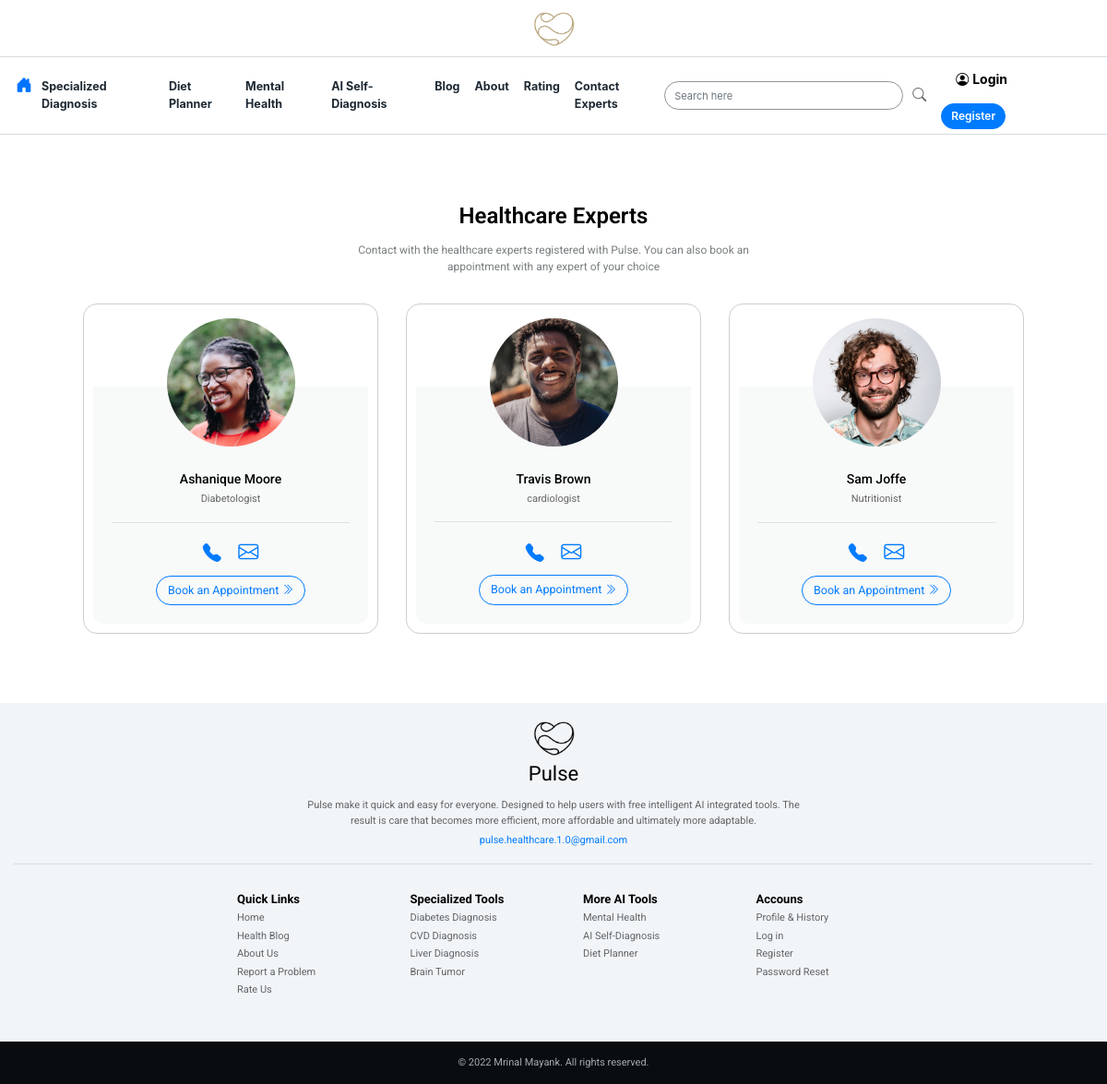
Page /healthcareexperts/ on the committed database.
### MAINAPP/models.py (models this page shows, shortened)
class HealthcareExpert(models.Model):
	expert_username = models.CharField(max_length= 1000)
	expert_name = models.CharField(max_length= 1000, blank=True)
	expert_email = models.CharField(max_length= 1000,blank=True)
	expert_designation= models.CharField(max_length= 2000)
	expert_specialization= models.CharField(max_length= 4000)
	expert_address= models.CharField(max_length= 4000)
	expert_contact= models.CharField(max_length= 1000)
	expert_image = models.ImageField(null=True, blank=True)
	@property
	def expert_imageURL(self):
		try:
			url = self.expert_image.url
		except:
			url = ''
		return url

### MAINAPP/views.py (the view)
# urls.py: path('healthcareexperts/', views.healthcareexperts,name='healthcareexperts'),
def healthcareexperts(request):
	experts = HealthcareExpert.objects.all()
	context = {'experts':experts}
	return render(request, 'MAINAPP/healthcareexperts.html', context)

### templates/MAINAPP/healthcareexperts.html (shortened to what this page needs)
{%  extends 'MAINAPP/home.html' %}
{% load static %}
{% block content %}
<div class="bground1 container" style="padding:5%">
  <div class="col-lg-6 container">
    <p style="margin:10px;font-size:24px;font-weight:600;color:black;font-family: 'Roboto', sans-serif;text-align:center">Healthcare Experts</p>
    <p  style="text-align:center;padding:0px;font-size:12px;color:#797D7F;font-weight:400;font-family: 'Roboto', sans-serif;">Contact with the healthcare experts registered with Pulse. You can also book an appointment with any expert of your choice</p>
  </div>
  <div class="row">
    {% for i in experts %}
    <div class="col-lg-4 col-md-6 col-sm-10" style="margin-left:auto;margin-right:auto;display:flex;flex-wrap:wrap;padding:15px;">
      <div class="" style="width:100%;border-radius:15px;border:1px solid #CACFD2;padding:10px;">
        <div class="text-center">
          <img class="sharp"src="{{ i.expert_imageURL }}"  style="width:140px;padding:5px;border-radius:300px;width:50%" >
        </div>
        <div class="" style="background:#F8F9F9;padding:20px;margin-top:-70px;border-radius:0px 0px 10px 10px ">
          <p style="margin:3px;font-size:14px;font-weight:500;color:black;font-family: 'Roboto', sans-serif;text-align:center">{{i.expert_name}}</p>
          <p style="text-align:center;font-size:11px;font-weight:400;color:	 #666666;font-family: 'Roboto', sans-serif;">{{i.expert_designation}}</p>
          <hr>
          <div class="text-center">
            <label ><a href="tel:{{ i.expert_contact }}"><i class="bi bi-telephone-fill" style="margin:7px;font-size:20px;"></i></a></label>
           <label ><a href="mailto:{{ i.expert_email }}"><i class="bi bi-envelope" style="margin:7px;font-size:22px;"></i></a></label>
           <br>
           <a class="btn btn-outline-primary"data-product="{{ i.id }}"  href="{% url 'appointment' i.id %}" style="font-family: 'Roboto', sans-serif;border-radius:30px;border-width:1px;font-size:12.5px;margin:auto;font-weight:400;">Book an Appointment <i class="bi bi-chevron-double-right"></i></a>
          </div>
        </div>
      </div>
    </div>
    {% endfor %}
  </div>
</div>
{% endblock content %}

### templates/MAINAPP/home.html (shortened to what this page needs)
<!DOCTYPE html>
{% load static %}
<html lang="en" dir="ltr">
  <head>
    <link rel="stylesheet" href="https://cdn.jsdelivr.net/npm/bootstrap@4.6.0/dist/css/bootstrap.min.css">
<link rel="stylesheet" href="https://cdn.jsdelivr.net/npm/bootstrap-icons@1.5.0/font/bootstrap-icons.css">
<link rel="stylesheet" href="https://cdnjs.cloudflare.com/ajax/libs/font-awesome/4.7.0/css/font-awesome.min.css">
<link rel="stylesheet" type="text/css" href="{% static 'css/main.css' %}">
<link rel="stylesheet" href="https://unpkg.com/aos@next/dist/aos.css" />
  </head>
  <body onload="load()">
    <nav class="navbar  navbar-expand-lg navbar-light fixed-top navbackdrop" style="justify-content:center;background:rgba(255,255,255,0.8);border-bottom:1px solid #D7DBDD  ;margin-right:auto;margin-left:auto;">
      <img class=""src="{% static 'images/logo1.png'%}" alt="" style="width:45px;">
</nav>
<nav class=" navbar  navbar-expand-lg navbar-light" style="padding:2px;background:white; margin-right:auto;margin-left:auto;padding:67px 15px 5px 15px;border-bottom:1px solid #D7DBDD  ;">
<div class="collapse navbar-collapse " id="navbarSupportedContent" >
  <ul class="navbar-nav" style="width:100%;">
    <li class="nav-item "><a class="nav-link navbttn" href="{% url 'home' %}" style="font-size: 18px;color:#0074FF;padding:2px;"><i class="bi bi-house-door-fill"></i> </a></li>
    <li class="nav-item "><a class="nav-link navbttn" href="{% url 'diagnosistools' %}" style="font-size: 12.5px;color:#1C2833;"><b style="font-weight:700;">Specialized Diagnosis</b></a></li>
            <li class="nav-item "><a class="nav-link navbttn" href="{% url 'diet_plan' %}" style="font-size: 12.5px;color:#1C2833;"><b style="font-weight:700;">Diet Planner</b></a></li>
    <li class="nav-item "><a class="nav-link navbttn" href="{% url 'mentalhealth' %}" style="font-size: 12.5px;color:#1C2833;"><b style="font-weight:700;">Mental Health</b></a></li>
    <li class="nav-item "><a class="nav-link navbttn" href="{% url 'healthcheckup' %}" style="font-size: 12.5px;color:#1C2833;"><b style="font-weight:700;">AI Self-Diagnosis</b></a></li>
        <li class="nav-item "><a class="nav-link navbttn" href="{% url 'article' %}" style="font-size: 12.5px;color:#1C2833;"><b style="font-weight:700;">Blog</b></a></li>
    <li class="nav-item "><a class="nav-link navbttn" href="{% url 'about' %}" style="font-size: 12.5px;color:#1C2833;"><b style="font-weight:700;">About</b></a></li>
    <li class="nav-item "><a class="nav-link navbttn" href="{% url 'rating' %}" style="font-size: 12.5px;color:#1C2833;"><b style="font-weight:700;">Rating</b></a></li>
    <li class="nav-item "><a class="nav-link navbttn" href="{% url 'healthcareexperts' %}" style="font-size: 12.5px;color:#1C2833;"><b style="font-weight:700;">Contact Experts</b></a></li>
  </ul>
  <div style="margin-left:auto">
    <form class="form-inline"  method="get" action="/search">
    <div class="input-group" style="border-radius:50px;padding:0px;width:300px">
    <input class="form-control searchbar" type="search" name="query" id="query" placeholder="Search here"
    style="background:transparent;border:0px;padding:10px;margin:0px;font-size:11px;border-radius:50px;border:1px solid #909497;color:black;">
    <span class="input-group-append">
    <button class="searchbutton" type="submit" style="border-radius:50px;border:0px;font-size: 15px;background:transparent;margin-right:10px;margin-left:5px;color:#626567;"><i class="bi bi-search"></i></button>
    </span>
      </div>
    </form>
  </div>
</div>
<div style="margin-left:auto;">
  {% if user.is_authenticated %}
<a class=" navbttn" href="{% url 'accounts' %}" style="font-size: 13px;color:#1C2833;text-decoration:none;"><b style="font-weight:700;"><i class="bi bi-person-circle"></i> Account &nbsp</b></a>
<a class="btn btn-outline-primary" href="{% url 'logout' %}"style="border-radius:30px;border-width:1px;font-size:14px;margin:auto;font-weight:600;padding:4px 8px 4px 8px">Logout</a>
      {% else %}
      <label class="nav-item "><a class="nav-link navbttn" href="{% url 'user_login' %}" style="font-size: 14px;color:black;"><i class="bi bi-person-circle"></i> <b  style="font-weight:700;">Login </b></a></label>
      <a class="btn btn-primary" href="{% url 'register' %}" style="border-radius:30px;font-size:12px;margin:auto;margin-right:10px;font-weight:600;padding:4px 10px 4px 10px;">Register</a>
      {% endif %}
</div>
</nav>
  {% block content %}{% endblock content %}
<div class="">
  <div class="" style="background:rgba(222, 229, 237,0.4);padding:15px;">
    <div class="text-center">
      <img class=""src="{% static 'images/logo3.png'%}" alt="" style="width:45px;">
    </div>
    <p style="text-align:center;font-size:22px;color:black ;font-weight:400;font-family: 'Roboto', sans-serif;text-align:center;margin:0px;margin-bottom:10px">Pulse</p>
    <p class="col-lg-6 col-md-8"style="text-align:center;font-size:11px;color:#626567 ;font-family: 'Roboto', sans-serif;text-align:center;margin:0px;margin-left:auto;margin-right:auto;">Pulse make it quick and easy for everyone. Designed to help users with free intelligent AI integrated tools. The result is care that becomes more efficient, more affordable and ultimately more adaptable.</p>
    <p style="margin-top:5px;font-size:11px;font-weight:400;color:#B6BBB9 ;font-family: 'Roboto', sans-serif;text-align:center;"><a href="mailto:pulse.healthcare.1.0@gmail.com">pulse.healthcare.1.0@gmail.com</a></p>
    <hr>
    <div class="row col-xl-8 col-lg-10 col-md-12 col-sm-12 col-12" style="margin-left:auto;margin-right:auto;margin-top:0px;" >
      <div class="col-lg-3 col-md-3 col-sm-6 col-6"style="margin-left:auto;margin-right:auto;display:flex;flex-wrap:wrap;padding:10px;">
        <div class="" style="width:100%;padding:20px;padding-top:0px;">
          <p style="font-size:13px;color:black;font-weight:700;margin:2px;font-family: 'Roboto', sans-serif;">Quick Links</p>
          <p style="font-size:11px;margin:2px;"><a style="color:#626567 ;font-family: 'Roboto', sans-serif;"href="{% url 'home' %}">Home</a></p>
          <p style="font-size:11px;margin:2px;"><a style="color:#626567 ;font-family: 'Roboto', sans-serif;"href="{% url 'article' %}">Health Blog</a></p>
          <p style="font-size:11px;margin:2px;"><a style="color:#626567 ;font-family: 'Roboto', sans-serif;"href="{% url 'about' %}">About Us</a></p>
          <p style="font-size:11px;margin:2px;"><a style="color:#626567;font-family: 'Roboto', sans-serif;"href="{% url 'report' %}">Report a Problem</a></p>
          <p style="font-size:11px;margin:2px;"><a style="color:#626567;font-family: 'Roboto', sans-serif;"href="{% url 'rating' %}">Rate Us</a></p>
        </div>
      </div>
      <div class="col-lg-3 col-md-3 col-sm-6 col-6"style="margin-left:auto;margin-right:auto;display:flex;flex-wrap:wrap;padding:10px;">
        <div class="" style="width:100%;padding:20px;padding-top:0px;">
          <p style="font-size:13px;color:black;font-weight:700;margin:2px;font-family: 'Roboto', sans-serif;">Specialized Tools</p>
          <p style="font-size:11px;margin:2px;"><a style="color:#626567 ;font-family: 'Roboto', sans-serif;"href="{% url 'diabetes_risk' %}">Diabetes Diagnosis</a></p>
          <p style="font-size:11px;margin:2px;"><a style="color:#626567 ;font-family: 'Roboto', sans-serif;"href="{% url 'cvd_prediction' %}">CVD Diagnosis</a></p>
          <p style="font-size:11px;margin:2px;"><a style="color:#626567 ;font-family: 'Roboto', sans-serif;"href="{% url 'liver_diagnosis' %}">Liver Diagnosis</a></p>
          <p style="font-size:11px;margin:2px;"><a style="color:#626567 ;font-family: 'Roboto', sans-serif;"href="{% url 'detect_brain_tumor' %}">Brain Tumor</a></p>
        </div>
      </div>
      <div class="col-lg-3 col-md-3 col-sm-6 col-6"style="margin-left:auto;margin-right:auto;display:flex;flex-wrap:wrap;padding:10px;">
        <div class="" style="width:100%;padding:20px;padding-top:0px;">
          <p style="font-size:13px;color:black;font-weight:700;margin:2px;font-family: 'Roboto', sans-serif;">More AI Tools</p>
          <p style="font-size:11px;margin:2px;"><a style="color:#626567 ;font-family: 'Roboto', sans-serif;"href="{% url 'mentalhealth' %}">Mental Health </a></p>
          <p style="font-size:11px;margin:2px;"><a style="color:#626567 ;font-family: 'Roboto', sans-serif;"href="{% url 'healthcheckup' %}">AI Self-Diagnosis</a></p>
          <p style="font-size:11px;margin:2px;"><a style="color:#626567 ;font-family: 'Roboto', sans-serif;"href="{% url 'diet_plan' %}">Diet Planner</a></p>
        </div>
      </div>
      <div class="col-lg-3 col-md-3 col-sm-6 col-6"style="margin-left:auto;margin-right:auto;display:flex;flex-wrap:wrap;padding:10px;">
        <div class="" style="width:100%;padding:20px;padding-top:0px;">
          <p style="font-size:13px;color:black;font-weight:700;margin:2px;font-family: 'Roboto', sans-serif;">Accouns</p>
                    <p style="font-size:11px;margin:2px;"><a style="color:#626567 ;font-family: 'Roboto', sans-serif;"href="{% url 'accounts' %}">Profile & History</a></p>
          <p style="font-size:11px;margin:2px;"><a style="color:#626567 ;font-family: 'Roboto', sans-serif;"href="{% url 'user_login' %}">Log in</a></p>
          <p style="font-size:11px;margin:2px;"><a style="color:#626567 ;font-family: 'Roboto', sans-serif;"href="{% url 'register' %}">Register</a></p>
          <p style="font-size:11px;margin:2px;"><a style="color:#626567 ;font-family: 'Roboto', sans-serif;"href="{% url 'reset_password' %}">Password Reset</a></p>
        </div>
      </div>
    </div>
  </div>
  <div class="" style="background:#090d10;padding:15px;">
  <p style="text-align:center;font-size:11px;color:#A6ACAF ;font-family: 'Roboto', sans-serif;text-align:center;margin:0px;">© 2022 Mrinal Mayank. All rights reserved.</p>
  </div>
</div>
  </body>
</html>

### static/css/main.css (style rules this page uses)
.bground1,.loginwindow { animation: fadeInAnimation ease 4s; animation-iteration-count: 1; animation-fill-mode: backwards; }
.sharp { image-rendering: -moz-crisp-edges; image-rendering: -o-crisp-edges; image-rendering: -webkit-optimize-contrast; image-rendering: crisp-edges; -ms-interpolation-mode: nearest-neighbor; }

### templates/MAINAPP/home.html (style rules this page uses)
.navbackdrop { backdrop-filter:blur(8px); }

### rows in the picture
HealthcareExpert: expert_imageURL (picture), expert_name "Ashanique Moore", expert_designation "Diabetologist"
HealthcareExpert: expert_imageURL (picture), expert_name "Travis Brown", expert_designation "cardiologist"
HealthcareExpert: expert_imageURL (picture), expert_name "Sam Joffe", expert_designation "Nutritionist"
